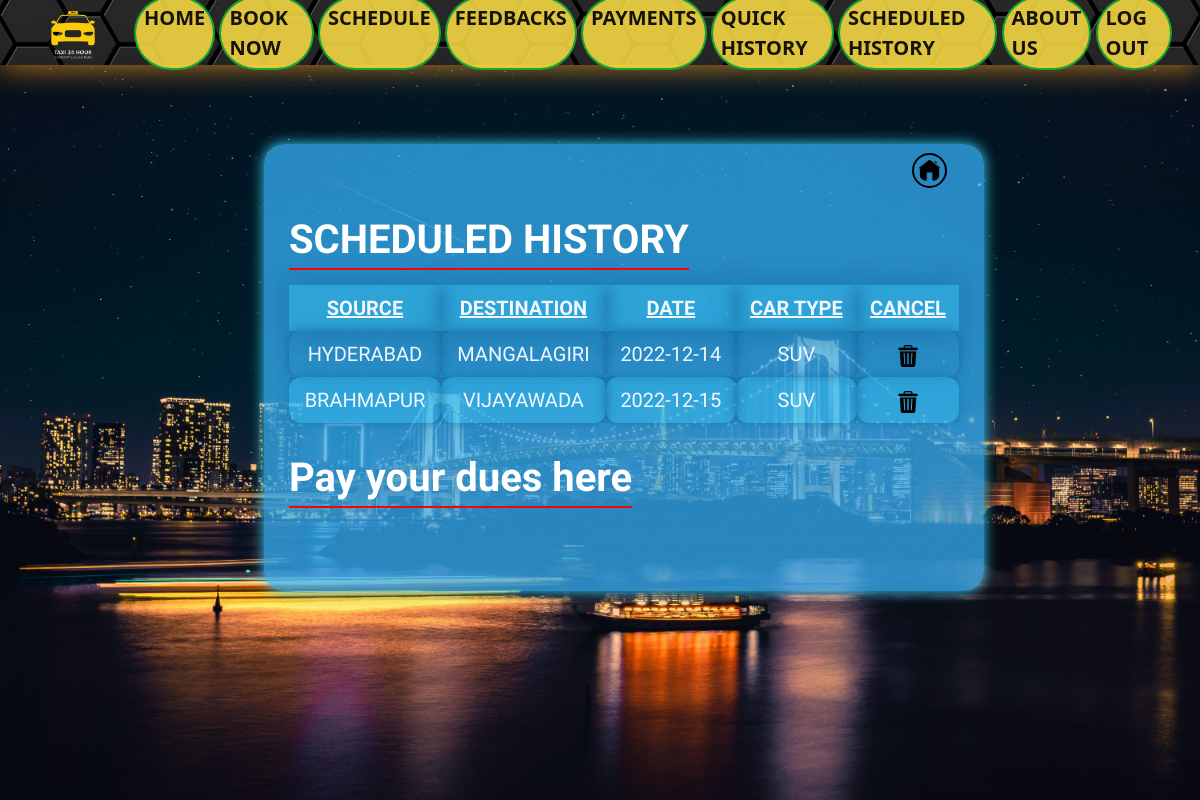
Page /history/ (signed in) on the committed database.
### Rentals/models.py (models this page shows, shortened)
class BookedForLater(models.Model):
    user_name = models.CharField(max_length = 200)
    source = models.CharField(max_length = 200)
    destination = models.CharField(max_length = 200)
    date = models.CharField(max_length = 30)
    time = models.CharField(max_length = 30)
    cartype = models.CharField(max_length = 100)
    phone = models.CharField(max_length = 13)

### Rentals/views.py (the view)
# urls.py: path('history/', views.BookingHistory, name = 'history'),
def BookingHistory(request):
    if request.user.is_authenticated:
        if request.user.is_staff == True:
            travel_list = BookedForLater.objects.all()
        else:
            username = request.user.username
            travel_list = BookedForLater.objects.filter(user_name = username)
        return render(request, 'Rentals/history.html', {'travel_list':travel_list})
    messages.error(request, 'Please, Login First!')
    return redirect('/')

### Rentals/templates/Rentals/history.html (shortened to what this page needs)
{% extends 'base.html' %}
{% block body %}
<div class="historytable">
    <a href="/"><img src="/static/styles/Images&Gifs/homeico.png" class="homemin"></a>
      <h1>SCHEDULED HISTORY</h1>
      <table>
      <tr>
        <th>SOURCE</th>
        <th>DESTINATION</th>
        <th>DATE</th>
        <th>CAR TYPE</th>
        <th>Cancel</th>
      </tr>
      {% for i in travel_list %}
      <tr>
        <td>{{i.source}}</td>
        <td>{{i.destination}}</td>
        <td>{{i.date}}</td>
        <td>{{i.cartype}}</td>
        <td><a href="delete/{{ i.id }}"><img src="/static/styles/Images&Gifs/bin.png" class="delbin"></a></td>
      </tr>
      {% endfor %}
      </table>
      <h1 class="payment">Pay your dues here </h1><form><script src="https://checkout.razorpay.com/v1/payment-button.js" data-payment_button_id="pl_KnLeWBdEYw7nhW" async> </script> </form>
  </div>
{% endblock body %}

### Rentals/static/styles/homestyle.css (style rules this page uses)
* { margin: 0; padding: 0; }
html { box-sizing: border-box; scroll-behavior: smooth; }
body { font-family: 'Baloo Bhai'; margin: 0; background: url(/static/styles/Images&Gifs/rt5.jpg) no-repeat center center fixed; background-size: cover; }
.homemin { border: 2px solid black; padding: 4px; width: 35px; border-radius: 20px; position: absolute; left: 90%; top: 2%; }
.historytable { box-shadow: 0 0 14px #39d2f8; width: 60%; font-size: 20px; font-family: 'Baloo Bhai'; padding: 68px 25px; background-color: rgba(55, 180, 252, 0.733); color: rgb(255, 255, 255); border-radius: 20px; position: absolute; top: 18%; left: 22%; }
.payment { padding: 6px; margin-top: 4%; }
.historytable h1 { font-weight: bold; color: rgb(255, 255, 255); display: inline-block; font-size: 40px; border-bottom: 2px solid rgb(255, 0, 0); margin-bottom: 15px; padding: 4px 0; }
table { text-transform: uppercase; color: aliceblue; text-align: center; border-collapse: collapse; width: 100%; }
td { box-shadow: 0 0 12px #126091cf; text-align: center; border-radius: 12px; border: 1px solid #5abdff; padding: 8px; }
th { box-shadow: 0 0 22px #126091cf; text-decoration: underline; border: 3px solid #5abdff; padding: 8px; }
tr:nth-child(odd) { background-color: #3aceff5b; box-shadow: 0 0 12px #3aceff5b; }
.delbin { width: 22px; }

### Rentals/static/styles/about.css (style rules this page uses)
* { margin: 0; padding: 0; }
*, *:before, *:after { box-sizing: inherit; }

### rows in the picture
BookedForLater: source "HYDERABAD", destination "MANGALAGIRI", date "2022-12-14", cartype "SUV"
BookedForLater: source "BRAHMAPUR", destination "VIJAYAWADA", date "2022-12-15", cartype "SUV"
